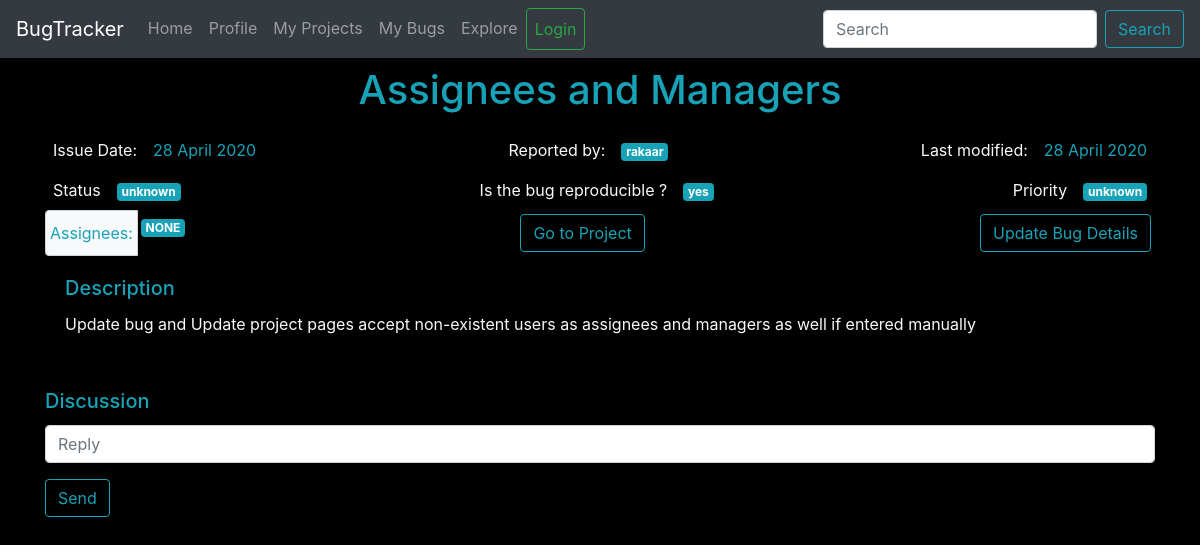
The app's page /bug/2/Assignees and Managers, older data.
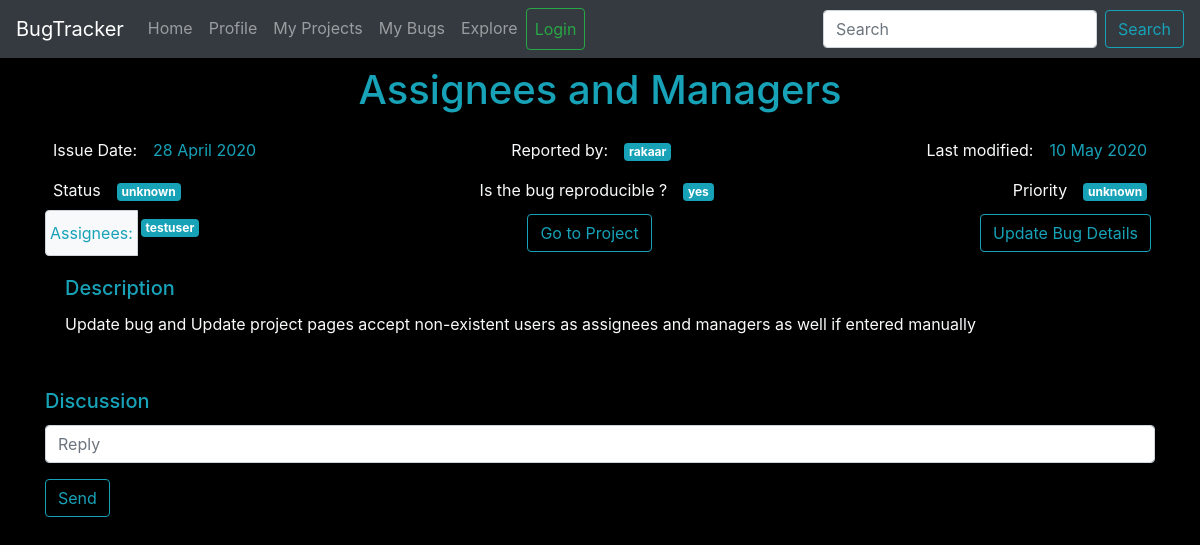
The same page, newer data.
### app.py (models this page shows)
class Bug(db.Model):
    id = db.Column(db.Integer, primary_key=True)
    project_id=db.Column(db.String, nullable=False)
    title = db.Column(db.String(20), unique=True, nullable=False)
    date_reported = db.Column(db.String, nullable=False)
    last_modified = db.Column(db.String, nullable=False)
    reportee = db.Column(db.Integer, db.ForeignKey('user.id'), nullable=False)
    description = db.Column(db.String, nullable=False)
    reproducible = db.Column(db.String, nullable=False)
    status = db.Column(db.String, nullable=False)
    severity = db.Column(db.String, nullable=False)
    assignees = db.Column(db.String, nullable=False)
    discussion = db.Column(db.String, nullable=True)

### app.py (the view, shortened to what this page needs)
@app.route("/bug/<int:project_id>/<bug_title>", methods=['GET', 'POST'])
def bug(project_id, bug_title):
    bugs = Bug.query.all()
    required_bug = "new variable"
    for bug in bugs:
        if int(bug.project_id) == project_id and bug.title == bug_title:
            required_bug = bug
            break
    if(type(required_bug) == str):
        abort(404)
    discussion = required_bug.discussion
    discussion_id_list = []
    if discussion != None:
        discussion_id_list = discussion.split(",")
    discussions = Discussion.query.all()
    discussion_list = []
    for disc in discussions:
        if str(disc.id) in discussion_id_list:
            discussion_list.append(disc)
    if request.method == "GET":
        return render_template('bug.html', bug=required_bug, discussion=discussion_list)

### templates/bug.html (shortened to what this page needs)
{% extends 'layout.html' %}
{% block content %}
<div class="d-flex justify-content-center text-info">
    <div class="p-2"><h1>{{ bug.title }}</h1></div>
</div>
<div class="d-flex text-light">
    <div class="p-2">Issue Date: </div>
    <div class="mr-auto p-2 text-info">{{ bug.date_reported }}</div>
    <div class="p-2">Reported by: </div>
    <div class="mr-auto p-2"><span class="badge badge-info">{{ bug.reportee }}</span></div>
    <div class="p-2">Last modified: </div>
    <div class="p-2 text-info">{{ bug.last_modified }}</div>
</div>
<div class="d-flex text-light">
    <div class="p-2">Status</div>
    <div class="p-2"><span class="badge badge-info">{{ bug.status }}</span></div>
    <div class="ml-auto p-2">Is the bug reproducible ?</div>
    <div class="p-2"><span class="badge badge-info">{{ bug.reproducible }}</span></div>
    <div class="ml-auto p-2">Priority</div>
    <div class="p-2"><span class="badge badge-info">{{ bug.severity }}</span></div>
</div>
<div clss="d-flex text-light">
    <div class="input-group">
        <div class="input-group-prepend">
            <span class="input-group-text text-info bg-light p-1">Assignees:</span>
        </div>
        {% if bug.assignees %}
        {% for assignee in bug.assignees.split(",") %}
        <div class="p-1"><span class="badge badge-info">{{ assignee }}</span></div>
        {% endfor %}
        {% else %}
        <div class="p-1"><span class="badge badge-info">NONE</span></div>
        {% endif %}
        <div class="p-1 ml-auto"><a href="{{ url_for('project', project_id = bug.project_id|int) }}" class="btn btn-outline-info">Go to Project</a></div>
        <div class="p-1 ml-auto"><a href="{{ url_for('update_bug', bug_id = bug.id|int) }}" class="btn btn-outline-info">Update Bug Details</a></div>
    </div>
</div>
<div class="d-flex text-light">
    <div class="card-body">
        <h5 class="card-title text-info">Description</h5>
        <p class="card-text">{{ bug.description }}</p>
      </div>
</div>
<hr>
<div>
    <h5 class="card-title text-info">Discussion</h5>
</div>
<div>
    <form method="POST" action="">
        <div class="form-group">
            <input type="text" class="form-control" placeholder="Reply" name="comment" id="comment" required>
        </div>
        <button class="btn btn-outline-info" type="submit" id="button-addon2">Send</button>
    </form>
</div>
{% endblock content %}

Row changes from the older to the newer data that the page shows:
now on one of the page's lists (row edited): Bug: assignees "testuser"
changed Bug "Assignees and Managers": last_modified "28 April 2020" → "10 May 2020"; assignees empty → "testuser" (drawn)
Text that changed along with them:
text no longer shown: "NONE"
